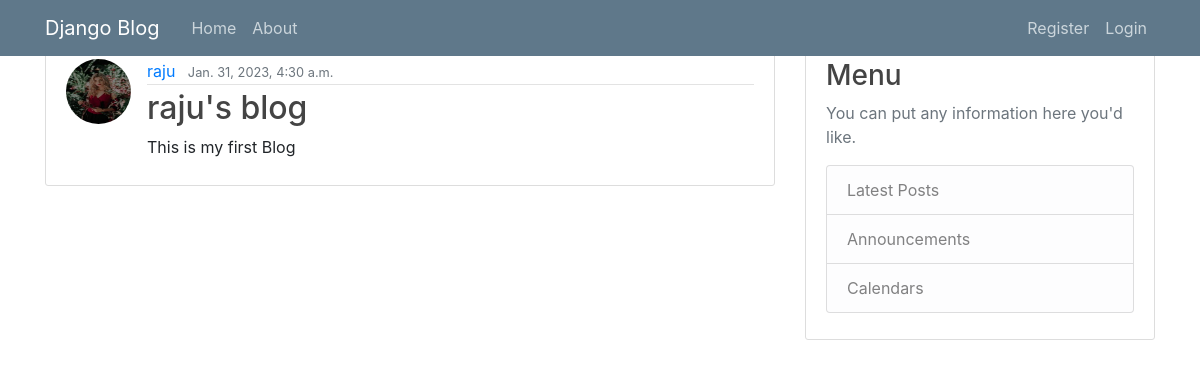
Page /blog/post/13 on the committed database.
### blog/models.py (models this page shows, shortened)
class Post(models.Model):
    title=models.CharField(max_length=100)
    content=models.TextField()
    date_posted=models.DateTimeField(default=timezone.now)
    author=models.ForeignKey(User,on_delete=models.CASCADE)

class Profile(models.Model):
    user=models.OneToOneField(User,on_delete=models.CASCADE)
    image=models.ImageField(default='default.jpeg',upload_to='profile_pics')

### blog/views.py (the view)
# urls.py: path('post/<int:pk>',PostDetailView.as_view(),name='post_detail'), # As postdetailview is to open a specific post we provide primary key in the url which post to be opened and we can limit entering pr
class PostDetailView(DetailView):
    model=Post

### templates/blog/post_detail.html (shortened to what this page needs)
{% extends "blog/base.html" %}
{% block content %}
<article class="media content-section">
    <img class="rounded-circle article-img" src="{{ object.author.profile.image.url }}">
  <div class="media-body">
    <div class="article-metadata">
      <a class="mr-2" href="#">{{ object.author }}</a>
      <small class="text-muted">{{ object.date_posted }}</small>
    </div>
    <h2 class="article-title"> {{ object.title }}</h2>
    <p class="article-content">{{ object.content }}</p>
  </div>
</article>
{% endblock content %}

### staticfiles/blog/cssfiles/main.css (style rules this page uses)
h1, h2, h3, h4, h5, h6 { color: #444444; }
.content-section { background: #ffffff; padding: 10px 20px; border: 1px solid #dddddd; border-radius: 3px; margin-bottom: 20px; }
.article-title { color: #444444; }
.article-content { white-space: pre-line; }
.article-img { height: 65px; width: 65px; margin-right: 16px; }
.article-metadata { padding-bottom: 1px; margin-bottom: 4px; border-bottom: 1px solid #e3e3e3 }

### rows in the picture
Post: author.profile.image (placeholder picture), author "raju", date_posted "Jan. 31, 2023, 4:30 a.m.", title "raju's blog", content "This is my first Blog"
